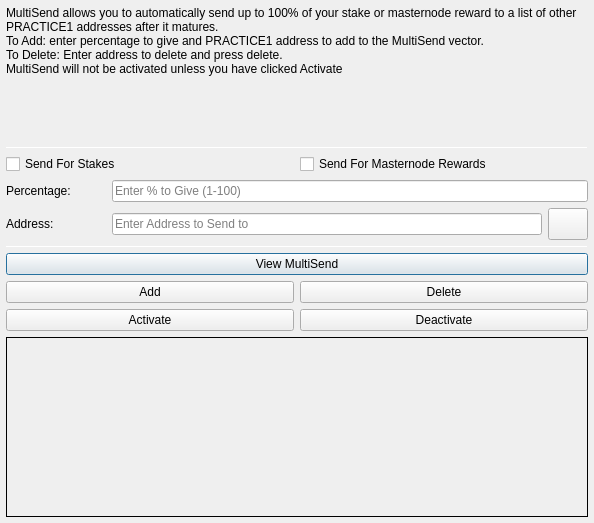
<?xml version="1.0" encoding="UTF-8"?>
<ui version="4.0">
 <class>MultiSendDialog</class>
 <widget class="QDialog" name="MultiSendDialog">
  <property name="windowModality">
   <enum>Qt::NonModal</enum>
  </property>
  <property name="geometry">
   <rect>
    <x>0</x>
    <y>0</y>
    <width>594</width>
    <height>523</height>
   </rect>
  </property>
  <property name="windowTitle">
   <string>MultiSend</string>
  </property>
  <layout class="QVBoxLayout" name="verticalLayout" stretch="0">
   <property name="leftMargin">
    <number>6</number>
   </property>
   <property name="topMargin">
    <number>6</number>
   </property>
   <property name="rightMargin">
    <number>6</number>
   </property>
   <property name="bottomMargin">
    <number>6</number>
   </property>
   <item>
    <layout class="QVBoxLayout" name="verticalLayout_Main" stretch="1,1,1,1,1,1">
     <item>
      <widget class="QLabel" name="label_2">
       <property name="lineWidth">
        <number>1</number>
       </property>
       <property name="text">
        <string>MultiSend allows you to automatically send up to 100% of your stake or masternode reward to a list of other PRACTICE1 addresses after it matures.
To Add: enter percentage to give and PRACTICE1 address to add to the MultiSend vector.
To Delete: Enter address to delete and press delete.
MultiSend will not be activated unless you have clicked Activate</string>
       </property>
       <property name="alignment">
        <set>Qt::AlignLeading|Qt::AlignLeft|Qt::AlignTop</set>
       </property>
       <property name="wordWrap">
        <bool>true</bool>
       </property>
      </widget>
     </item>
     <item>
      <widget class="Line" name="line">
       <property name="minimumSize">
        <size>
         <width>0</width>
         <height>1</height>
        </size>
       </property>
       <property name="maximumSize">
        <size>
         <width>16777215</width>
         <height>1</height>
        </size>
       </property>
       <property name="orientation">
        <enum>Qt::Horizontal</enum>
       </property>
      </widget>
     </item>
     <item>
      <layout class="QVBoxLayout" name="verticalLayout_Settings">
       <item>
        <layout class="QHBoxLayout" name="horizontalLayout">
         <item>
          <widget class="QCheckBox" name="multiSendStakeCheckBox">
           <property name="text">
            <string>Send For Stakes</string>
           </property>
          </widget>
         </item>
         <item>
          <widget class="QCheckBox" name="multiSendMasternodeCheckBox">
           <property name="text">
            <string>Send For Masternode Rewards</string>
           </property>
          </widget>
         </item>
        </layout>
       </item>
       <item>
        <layout class="QHBoxLayout" name="horizontalLayout_6">
         <item>
          <widget class="QLabel" name="label">
           <property name="minimumSize">
            <size>
             <width>100</width>
             <height>0</height>
            </size>
           </property>
           <property name="toolTip">
            <string>Percentage of stake to send</string>
           </property>
           <property name="text">
            <string>Percentage:</string>
           </property>
          </widget>
         </item>
         <item>
          <widget class="QLineEdit" name="multiSendPercentEdit">
           <property name="toolTip">
            <string>Enter whole numbers 1 - 100</string>
           </property>
           <property name="placeholderText">
            <string>Enter % to Give (1-100)</string>
           </property>
          </widget>
         </item>
        </layout>
       </item>
       <item>
        <layout class="QHBoxLayout" name="horizontalLayout_7">
         <item>
          <widget class="QLabel" name="label_5">
           <property name="minimumSize">
            <size>
             <width>100</width>
             <height>0</height>
            </size>
           </property>
           <property name="toolTip">
            <string>Address to send portion of stake to</string>
           </property>
           <property name="text">
            <string>Address:</string>
           </property>
          </widget>
         </item>
         <item>
          <widget class="QLineEdit" name="multiSendAddressEdit">
           <property name="toolTip">
            <string/>
           </property>
           <property name="placeholderText">
            <string>Enter Address to Send to</string>
           </property>
          </widget>
         </item>
         <item>
          <widget class="QPushButton" name="addressBookButton">
           <property name="maximumSize">
            <size>
             <width>16777215</width>
             <height>32</height>
            </size>
           </property>
           <property name="toolTip">
            <string>Choose an address from the address book</string>
           </property>
           <property name="text">
            <string/>
           </property>
           <property name="icon">
            <iconset resource="../PRACTICE1.qrc">
             <normaloff>:/icons/address-book</normaloff>:/icons/address-book</iconset>
           </property>
           <property name="shortcut">
            <string>Alt+A</string>
           </property>
           <property name="autoDefault">
            <bool>false</bool>
           </property>
          </widget>
         </item>
        </layout>
       </item>
      </layout>
     </item>
     <item>
      <widget class="Line" name="line_2">
       <property name="minimumSize">
        <size>
         <width>0</width>
         <height>1</height>
        </size>
       </property>
       <property name="maximumSize">
        <size>
         <width>16777215</width>
         <height>1</height>
        </size>
       </property>
       <property name="orientation">
        <enum>Qt::Horizontal</enum>
       </property>
      </widget>
     </item>
     <item>
      <layout class="QVBoxLayout" name="verticalLayout_Buttons">
       <item>
        <layout class="QHBoxLayout" name="horizontalLayout_4">
         <item>
          <widget class="QPushButton" name="viewButton">
           <property name="toolTip">
            <string/>
           </property>
           <property name="statusTip">
            <string>View MultiSend Vector</string>
           </property>
           <property name="text">
            <string>View MultiSend</string>
           </property>
          </widget>
         </item>
        </layout>
       </item>
       <item>
        <layout class="QHBoxLayout" name="horizontalLayout_2">
         <item>
          <widget class="QPushButton" name="addButton">
           <property name="toolTip">
            <string/>
           </property>
           <property name="statusTip">
            <string>Add to MultiSend Vector</string>
           </property>
           <property name="text">
            <string>Add</string>
           </property>
          </widget>
         </item>
         <item>
          <widget class="QPushButton" name="deleteButton">
           <property name="toolTip">
            <string/>
           </property>
           <property name="statusTip">
            <string>Delete Address From MultiSend Vector</string>
           </property>
           <property name="text">
            <string>Delete</string>
           </property>
          </widget>
         </item>
        </layout>
       </item>
       <item>
        <layout class="QHBoxLayout" name="horizontalLayout_5">
         <item>
          <widget class="QPushButton" name="activateButton">
           <property name="statusTip">
            <string>Activate MultiSend</string>
           </property>
           <property name="text">
            <string>Activate</string>
           </property>
          </widget>
         </item>
         <item>
          <widget class="QPushButton" name="disableButton">
           <property name="statusTip">
            <string>Deactivate MultiSend</string>
           </property>
           <property name="text">
            <string>Deactivate</string>
           </property>
          </widget>
         </item>
        </layout>
       </item>
      </layout>
     </item>
     <item>
      <widget class="QLabel" name="message">
       <property name="minimumSize">
        <size>
         <width>0</width>
         <height>180</height>
        </size>
       </property>
       <property name="frameShape">
        <enum>QFrame::Panel</enum>
       </property>
       <property name="frameShadow">
        <enum>QFrame::Plain</enum>
       </property>
       <property name="lineWidth">
        <number>1</number>
       </property>
       <property name="midLineWidth">
        <number>1</number>
       </property>
       <property name="text">
        <string/>
       </property>
       <property name="alignment">
        <set>Qt::AlignLeading|Qt::AlignLeft|Qt::AlignTop</set>
       </property>
       <property name="wordWrap">
        <bool>true</bool>
       </property>
      </widget>
     </item>
    </layout>
   </item>
  </layout>
 </widget>
 <resources>
  <include location="../PRACTICE1.qrc"/>
 </resources>
 <connections/>
</ui>
